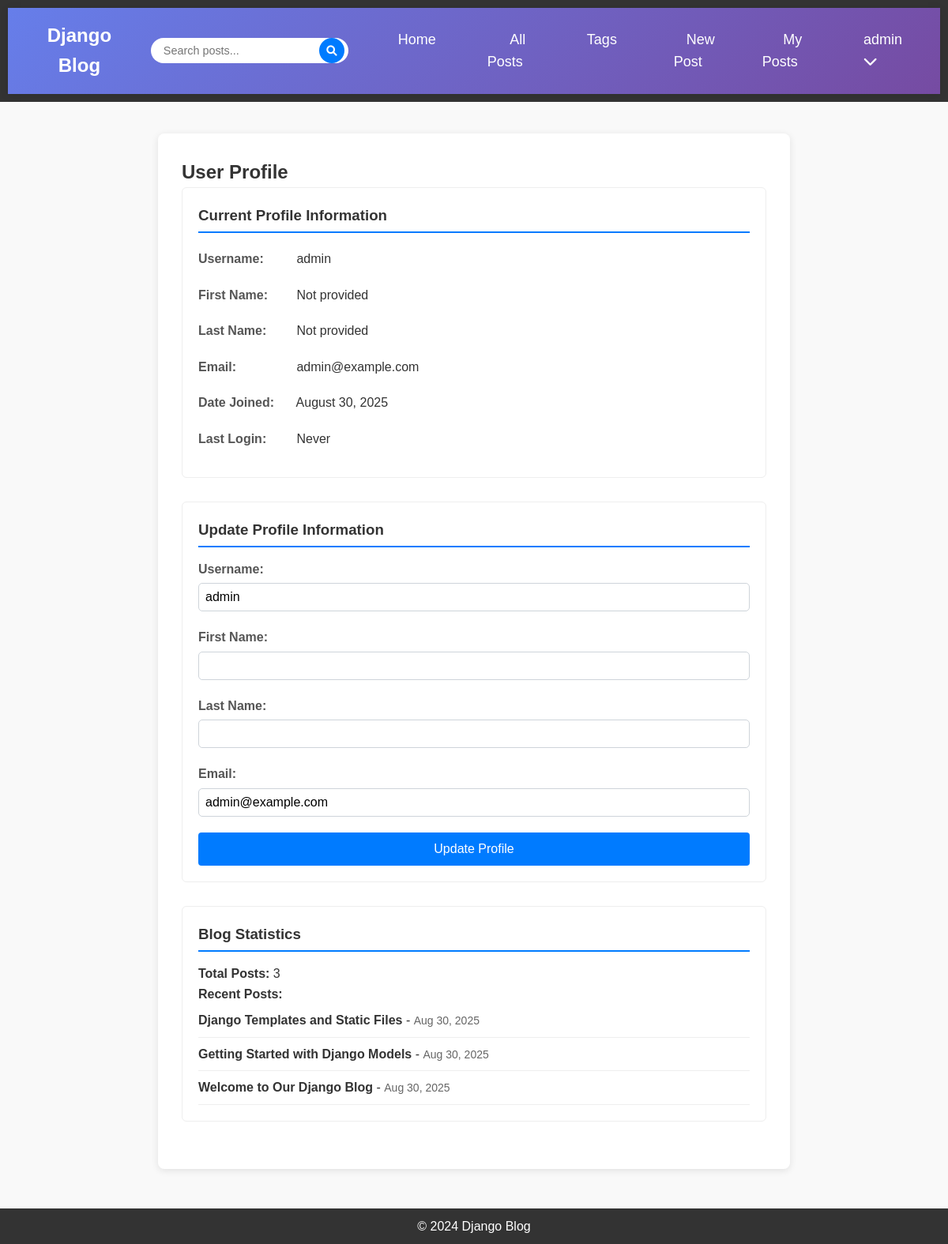
/profile/ (signed in), run on the app's committed database.
### blog/models.py (models this page shows, shortened)
class Post(models.Model):
    title = models.CharField(max_length=200)
    content = models.TextField()
    published_date = models.DateTimeField(auto_now_add=True)
    updated_date = models.DateTimeField(auto_now=True)
    author = models.ForeignKey(User, on_delete=models.CASCADE)
    tags = models.ManyToManyField(Tag, blank=True, related_name='posts')
    class Meta:
        ordering = ['-published_date']

### blog/views.py (the view)
# urls.py: path('profile/', views.profile_view, name='profile'),
@login_required
def profile_view(request):
    if request.method == 'POST':
        form = UserUpdateForm(request.POST, instance=request.user)
        if form.is_valid():
            form.save()
            messages.success(request, 'Your profile has been updated successfully!')
            return redirect('profile')
    else:
        form = UserUpdateForm(instance=request.user)
    context = {
        'form': form,
        'user': request.user
    }
    return render(request, 'blog/profile.html', context)

### blog/forms.py
class UserUpdateForm(forms.ModelForm):
    email = forms.EmailField()
    class Meta:
        model = User
        fields = ['username', 'first_name', 'last_name', 'email']
    def __init__(self, *args, **kwargs):
        super().__init__(*args, **kwargs)
        for fieldname in ['username', 'first_name', 'last_name', 'email']:
            self.fields[fieldname].widget.attrs['class'] = 'form-control'

### blog/templates/blog/profile.html (shortened to what this page needs)
{% extends 'blog/base.html' %}
{% block content %}
<div class="profile-container">
    <h2>User Profile</h2>
    <div class="profile-info">
        <h3>Current Profile Information</h3>
        <div class="info-display">
            <p><strong>Username:</strong> {{ user.username }}</p>
            <p><strong>First Name:</strong> {{ user.first_name|default:"Not provided" }}</p>
            <p><strong>Last Name:</strong> {{ user.last_name|default:"Not provided" }}</p>
            <p><strong>Email:</strong> {{ user.email|default:"Not provided" }}</p>
            <p><strong>Date Joined:</strong> {{ user.date_joined|date:"F d, Y" }}</p>
            <p><strong>Last Login:</strong> {{ user.last_login|date:"F d, Y g:i A"|default:"Never" }}</p>
        </div>
    </div>
    <div class="profile-edit">
        <h3>Update Profile Information</h3>
        <form method="post" class="auth-form">
            <div class="form-group">
                <label for="{{ form.username.id_for_label }}">Username:</label>
                {{ form.username }}
            </div>
            <div class="form-group">
                <label for="{{ form.first_name.id_for_label }}">First Name:</label>
                {{ form.first_name }}
            </div>
            <div class="form-group">
                <label for="{{ form.last_name.id_for_label }}">Last Name:</label>
                {{ form.last_name }}
            </div>
            <div class="form-group">
                <label for="{{ form.email.id_for_label }}">Email:</label>
                {{ form.email }}
            </div>
            <button type="submit" class="btn-primary">Update Profile</button>
        </form>
    </div>
    <div class="profile-stats">
        <h3>Blog Statistics</h3>
        <p><strong>Total Posts:</strong> {{ user.post_set.count }}</p>
        <p><strong>Recent Posts:</strong></p>
        {% if user.post_set.all %}
            <ul class="recent-posts-list">
                {% for post in user.post_set.all|slice:":5" %}
                    <li>
                        <strong>{{ post.title }}</strong> -
                        <span class="post-date">{{ post.published_date|date:"M d, Y" }}</span>
                    </li>
                {% endfor %}
            </ul>
        {% else %}
            <p>No posts yet.</p>
        {% endif %}
    </div>
</div>
{% endblock %}

### blog/templates/blog/base.html (shortened to what this page needs)
{% load static %}
<!DOCTYPE html>
<html lang="en">
<head>
    <link rel="stylesheet" href="https://cdnjs.cloudflare.com/ajax/libs/font-awesome/6.0.0/css/all.min.css">
    <link rel="stylesheet" href="{% static 'css/styles.css' %}">
</head>
<body>
    <header>
        <nav class="navbar">
            <div class="nav-brand">
                <a href="{% url 'home' %}">Django Blog</a>
            </div>
            <div class="nav-search">
                <form method="GET" action="{% url 'search-results' %}" class="search-form">
                    <div class="search-input-group">
                        <input type="text" name="q" placeholder="Search posts..." value="{{ request.GET.q }}" class="search-input">
                        <button type="submit" class="search-btn">
                            <i class="fas fa-search"></i>
                        </button>
                    </div>
                </form>
            </div>
            <div class="nav-menu">
                <ul class="nav-links">
                    <li><a href="{% url 'home' %}">Home</a></li>
                    <li><a href="{% url 'post-list' %}">All Posts</a></li>
                    <li><a href="{% url 'tag-list' %}">Tags</a></li>
                    {% if user.is_authenticated %}
                        <li><a href="{% url 'post-create' %}">New Post</a></li>
                        <li><a href="{% url 'user-posts' user.username %}">My Posts</a></li>
                        <li class="nav-dropdown">
                            <a href="#" class="dropdown-toggle">{{ user.username }} <i class="fas fa-chevron-down"></i></a>
                        </li>
                    {% else %}
                        <li><a href="{% url 'login' %}">Login</a></li>
                        <li><a href="{% url 'register' %}">Register</a></li>
                    {% endif %}
                </ul>
            </div>
        </nav>
    </header>
    <div class="content">
        {% block content %}{% endblock %}
    </div>
    <footer>
        <p>&copy; 2024 Django Blog</p>
    </footer>
</body>
</html>

### blog/static/css/styles.css (style rules this page uses)
* { margin: 0; padding: 0; box-sizing: border-box; }
body { font-family: Arial, sans-serif; background-color: #f9f9f9; color: #333; line-height: 1.6; }
header { background-color: #333; padding: 10px; text-align: center; }
header nav ul { list-style-type: none; }
header nav ul li { display: inline; margin: 0 15px; }
header nav ul li a { color: white; text-decoration: none; font-size: 18px; transition: color 0.3s; }
.content { margin: 20px; max-width: 1200px; margin-left: auto; margin-right: auto; }
.auth-form { width: 100%; }
.form-group { margin-bottom: 20px; }
.form-group label { display: block; margin-bottom: 5px; font-weight: bold; color: #555; }
.form-control { width: 100%; padding: 10px; border: 1px solid #ddd; border-radius: 4px; font-size: 16px; transition: border-color 0.3s; }
.btn-primary { background-color: #007bff; color: white; padding: 12px 30px; border: none; border-radius: 4px; font-size: 16px; cursor: pointer; width: 100%; transition: background-color 0.3s; }
.profile-container { max-width: 800px; margin: 40px auto; background: white; padding: 30px; border-radius: 8px; box-shadow: 0 2px 10px rgba(0,0,0,0.1); }
.profile-info, .profile-edit, .profile-stats { margin-bottom: 30px; padding: 20px; border: 1px solid #eee; border-radius: 6px; }
.profile-info h3, .profile-edit h3, .profile-stats h3 { margin-bottom: 15px; color: #333; border-bottom: 2px solid #007bff; padding-bottom: 5px; }
.info-display p { margin: 10px 0; padding: 5px 0; }
.info-display strong { display: inline-block; width: 120px; color: #555; }
.recent-posts-list { list-style-type: none; padding-left: 0; }
.recent-posts-list li { padding: 8px 0; border-bottom: 1px solid #eee; }
.post-date { color: #666; font-size: 14px; }
footer { text-align: center; margin-top: 50px; padding: 10px; background-color: #333; color: white; }
.btn-primary { background-color: #007bff; color: white; border-color: #007bff; }

### blog/templates/blog/base.html (style rules this page uses)
.navbar { display: flex; justify-content: space-between; align-items: center; padding: 1rem 2rem; background: linear-gradient(135deg, #667eea 0%, #764ba2 100%); box-shadow: 0 2px 10px rgba(0,0,0,0.1); position: sticky; top: 0; z-index: 1000; }
.nav-brand a { color: white; text-decoration: none; font-size: 1.5rem; font-weight: bold; }
.nav-search { flex: 1; max-width: 400px; margin: 0 2rem; }
.search-form { width: 100%; }
.search-input-group { position: relative; display: flex; }
.search-input { flex: 1; padding: 0.5rem 3rem 0.5rem 1rem; border: none; border-radius: 25px; font-size: 0.9rem; outline: none; }
.search-btn { position: absolute; right: 5px; top: 50%; transform: translateY(-50%); background: #007bff; color: white; border: none; border-radius: 50%; width: 32px; height: 32px; cursor: pointer; display: flex; align-items: center; justify-content: center; transition: background 0.2s ease; }
.nav-menu { display: flex; align-items: center; }
.nav-links { display: flex; list-style: none; margin: 0; padding: 0; gap: 1rem; }
.nav-links a { color: white; text-decoration: none; padding: 0.5rem 1rem; border-radius: 20px; transition: background 0.2s ease; }
.nav-dropdown { position: relative; }
.dropdown-toggle { cursor: pointer; }
.btn-primary { background: #007bff; color: white; }
.form-control { width: 100%; padding: 0.5rem; border: 1px solid #ced4da; border-radius: 5px; font-size: 1rem; }

### data on the page
Post: title "Django Templates and Static Files", published_date "Aug 30, 2025"
Post: title "Getting Started with Django Models", published_date "Aug 30, 2025"
Post: title "Welcome to Our Django Blog", published_date "Aug 30, 2025"

### other printed values
{{ user.username }} "admin"
{{ user.first_name|default:"Not provided" }} "Not provided"
{{ user.last_name|default:"Not provided" }} "Not provided"
{{ user.email|default:"Not provided" }} "admin@example.com"
{{ user.date_joined|date:"F d, Y" }} "August 30, 2025"
{{ user.last_login|date:"F d, Y g:i A"|default:"Never" }} "Never"
{{ user.post_set.count }} "3"
